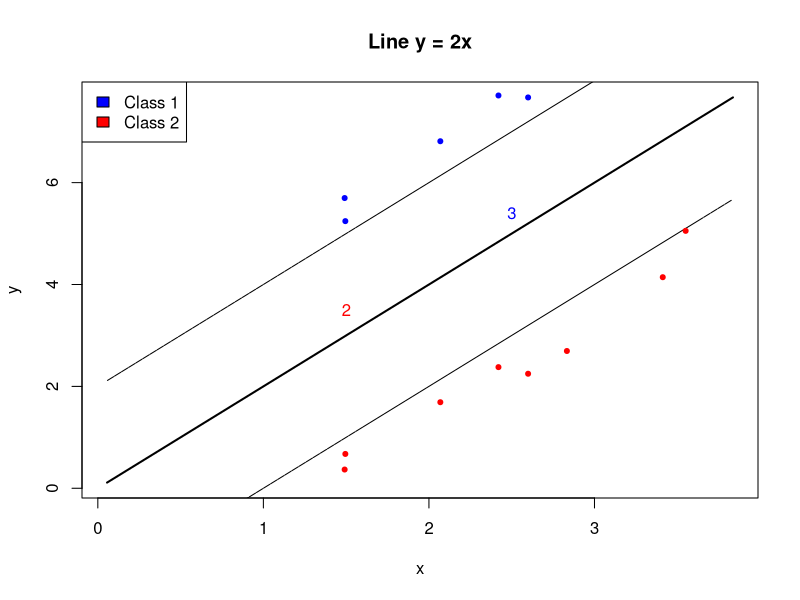

Source code (R):
## create a hyperplane and two margins
x = runif(20, 0, 4)

y <- 2 * x
y_margin_lef = 2*x + 2
y_margin_rht = 2*x - 2

plot(x, y, type = "l", col = "black", lwd = 2, xlab = "x", ylab = "y", main = "Line y = 2x")
lines(x, y_margin_lef,type = "l", lty = 2, col = "black")
lines(x, y_margin_rht, type = "l", lty = 2, col = "black")

pts = runif(8,1,4)
y_right = data.frame(x = pts, y = pts *2 + runif(8,2,3)) 
y_left = data.frame(x = pts, y = pts *2 - runif(8,2,3))

points(y_left, col = 'red', pch = 20)
points(y_right, col = 'blue', pch = 20)

legend(x = "topleft",          # Position
       legend = c("Class 1", "Class 2"),  # Legend texts
       fill = c("blue","red")
       )

##
text(1.5,3.5,label=2,col='red')
text(2.5,5.4,label=3,col='blue')
